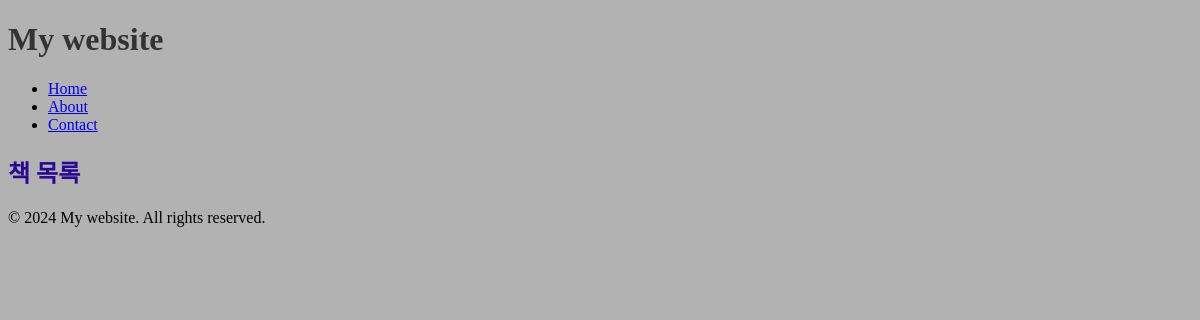
The page /example_app/booklist/ on the database as committed earlier.
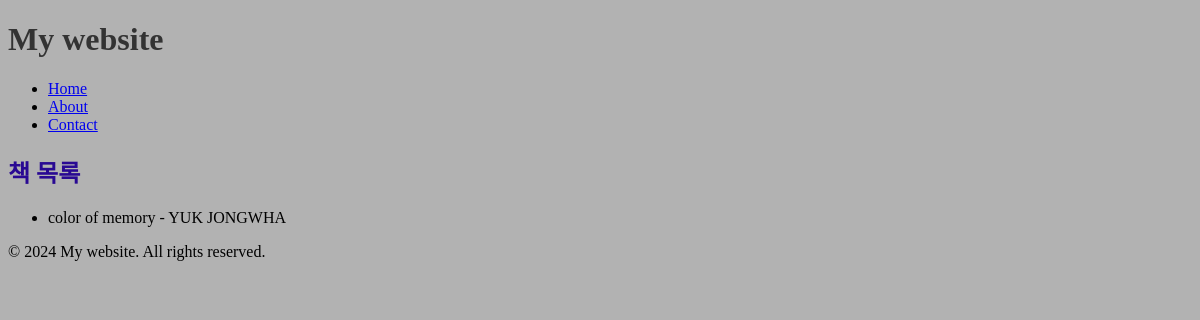
The same page on the database as committed later.
### example_app/models.py (models this page shows, shortened)
class Book(models.Model):
    title = models.CharField(max_length=100)
    author = models.ForeignKey(Author, on_delete=models.CASCADE)
    published_date = models.DateField()
    price = models.DecimalField(max_digits=8, decimal_places=2, default=0)

class Author(models.Model):
    name = models.CharField(max_length=100)
    age = models.IntegerField()
    def __str__(self):
        return self.name

### example_app/views.py (the view)
# urls.py: path('booklist/', book_list, name='book_list'),
def book_list(request):
    books = Book.objects.all()
    return render(request, 'example_app/book_list.html', {'books':books})

### example_app/templates/example_app/book_list.html (shortened to what this page needs)
{% extends 'example_app/base.html' %}
{% block content %}
<h2>책 목록</h2>
<ul>
    {% for book in books %}
    <li>{{book.title}} - {{book.author}}</li>
    {% endfor %}
</ul>
{%endblock%}

Rows that differ between the two databases and show on the page:
added Book: title "color of memory", author "YUK JONGWHA"
